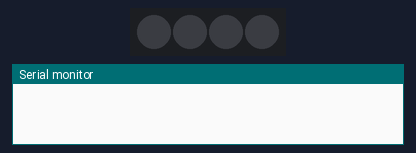
Bench run of a sketch on a simulated Arduino Uno, built with avr-gcc and run on an emulated ATmega328P. Parts: 4 RGB LEDs in strip order, left to right, the last lines printed to the serial monitor. Dim RGB values are drawn brighter than linear.

Above: at 1.1 s.
At 5.3 s:
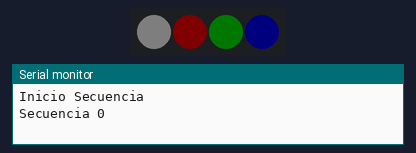
At 12.3 s:
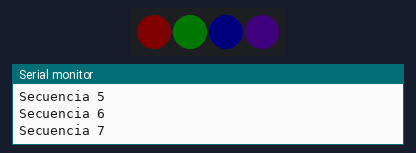
At 20.3 s:
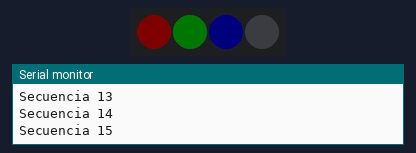
At 27.3 s:
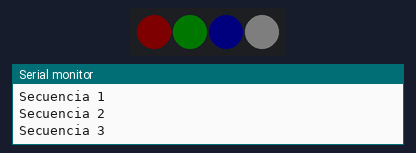
At 35.3 s:
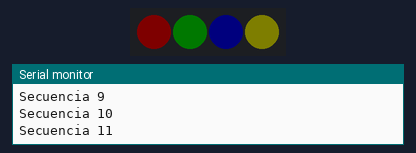
Timing chart, 0 to 40.0 s (numbered marks = the images above):
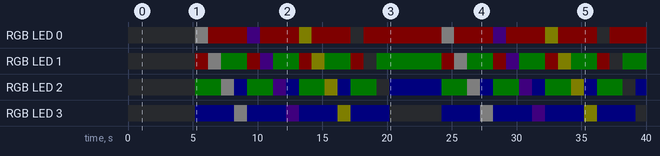

Measured:
- by itself, RGB LED 0: off → RGB(4, 4, 4) at 5.2 s, → RGB(4, 0, 0) 1.0 s later, → RGB(2, 0, 4) 3.0 s later, → RGB(4, 0, 0) 1.0 s later, … (16 changes in this stretch)
- by itself, RGB LED 1: off → RGB(4, 0, 0) at 5.2 s, → RGB(4, 4, 4) 1.0 s later, → RGB(0, 2, 0) 1.0 s later, → RGB(4, 0, 0) 2.0 s later, … (24 changes in this stretch)

The sketch:

EjWS2812B.ino
```cpp
/*******************************************************************************************
 *  Autor: Fco. Javier Rodriguez Navarro
 *  WEB: www.pinguytaz.net
 *
 *  Descripción:  Ejemplo uso de leds RGB WS2812B con Arduino y libreria


 **************************************************************************************************/
#include <Arduino.h>
#include <FastLED.h>

#define TIPO_LED    WS2812B  // WS2812B
#define ORDEN_COLOR GRB   // GRB o RGB
#define NUM_LEDS   4  //  Numero de Leds

#define PIN_LED     12  // Pin en el que se conecta la tira.
#define LEDs_SEC 16  // Secuencias

CRGB leds[NUM_LEDS];   // Matriz que permite manipular los LEDs
CRGB secuencias[LEDs_SEC][NUM_LEDS]={
//CRGB secuencias[LEDs_SEC][4]={
  CRGB::White,CRGB::Red,CRGB::Green,CRGB::Blue,
  CRGB::Red,CRGB::White,CRGB::Green,CRGB::Blue,
  CRGB::Red,CRGB::Green,CRGB::White,CRGB::Blue,
  CRGB::Red,CRGB::Green,CRGB::Blue,CRGB::White,
  CRGB::DarkViolet,CRGB::Red,CRGB::Green,CRGB::Blue,
  CRGB::Red,CRGB::DarkViolet,CRGB::Green,CRGB::Blue,
  CRGB::Red,CRGB::Green,CRGB::DarkViolet,CRGB::Blue,
  CRGB::Red,CRGB::Green,CRGB::Blue,CRGB::DarkViolet,
  CRGB::Yellow,CRGB::Red,CRGB::Green,CRGB::Blue,
  CRGB::Red,CRGB::Yellow,CRGB::Green,CRGB::Blue,
  CRGB::Red,CRGB::Green,CRGB::Yellow,CRGB::Blue,
  CRGB::Red,CRGB::Green,CRGB::Blue,CRGB::Yellow,
  CRGB::Black,CRGB::Red,CRGB::Green,CRGB::Blue,
  CRGB::Red,CRGB::Black,CRGB::Green,CRGB::Blue,
  CRGB::Red,CRGB::Green,CRGB::Black,CRGB::Blue,
  CRGB::Red,CRGB::Green,CRGB::Blue,CRGB::Black
};

void setup()
{
  Serial.begin(9600);  // Coonfiguración para la consola. Se usuara para depuración y configuracion.
  // Configuramos Tiras de LEDs y sin pin de control.
  FastLED.addLeds < TIPO_LED, PIN_LED, ORDEN_COLOR  > (leds, NUM_LEDS);
  //FastLED.setMaxPowerInVoltsAndMilliamps(5,50);  // Maximo consumo que tendremos
   FastLED.setBrightness(4);
  delay(1000);
  FastLED.clearData();  // Reiniciamos toda la tira.

  for (int l=0; l<NUM_LEDS; l++) leds[l]= CRGB::Black;  // Se apagan
   FastLED.show();
   delay(4200);

}

void loop()
{
  Serial.println("Inicio Secuencia");
  for (int i = 0; i<LEDs_SEC; i++)
  {
    Serial.println("Secuencia "+ String(i));
    for (int l=0; l<NUM_LEDS; l++)
    //for (int l=0; l<4; l++)
    {
        leds[l]= secuencias[i][l];
        /*leds[l+4]= secuencias[i][l];
        leds[l+8]= secuencias[i][l];
        leds[l+12]= secuencias[i][l];
        leds[l+16]= secuencias[i][l];
        */
    }
    FastLED.show();
    delay(1000);
  }
  delay (3000);
}
```
